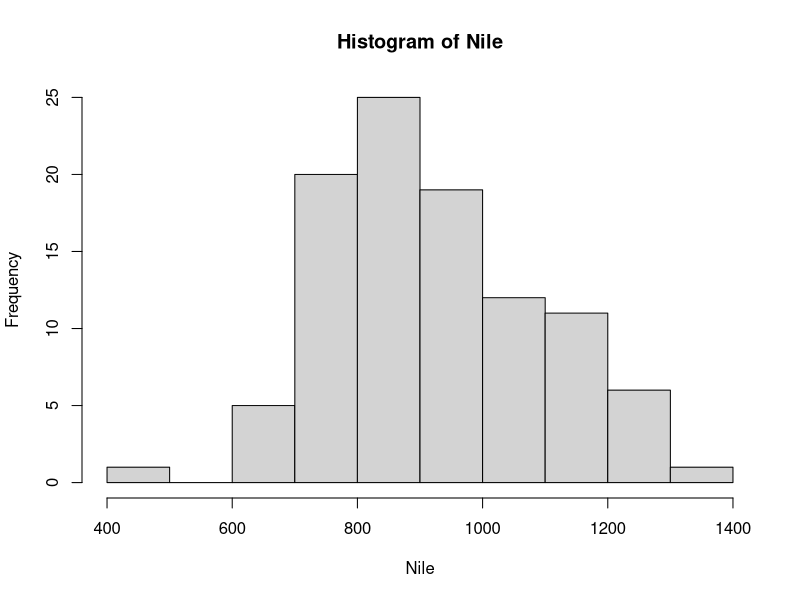
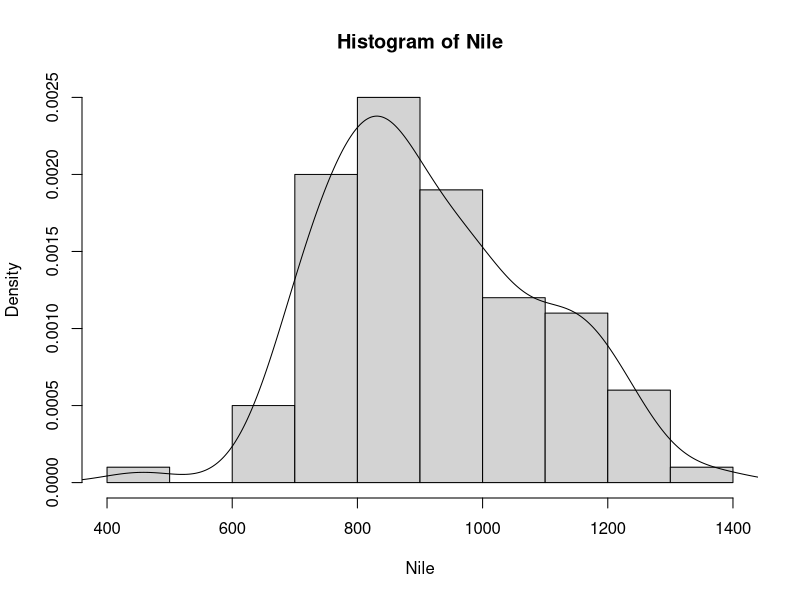
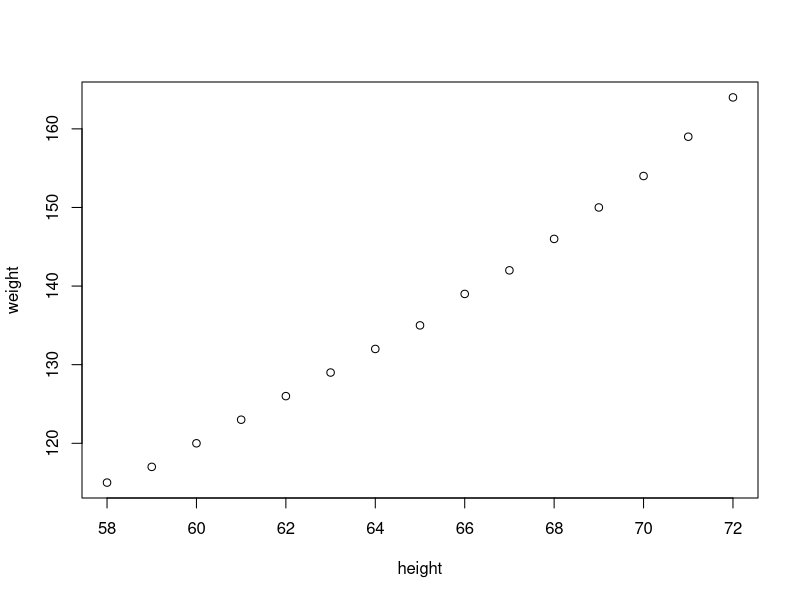
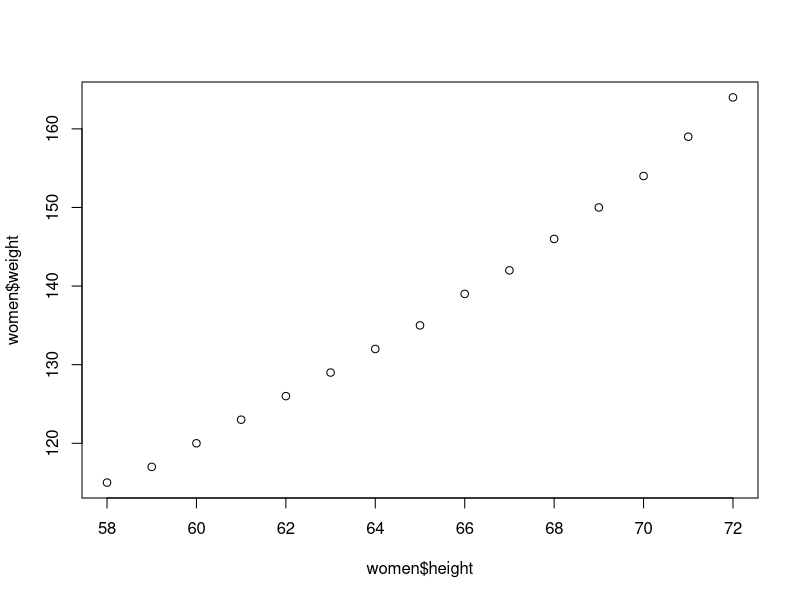

Write the R code that produced these figures, in order.
data() # R이 가지고 있는 DataSet을 보여줌

Nile

head(Nile) # 앞에 부분만 보여줌.
head(Nile, 3) # 행에 갯수 만큼도 보여줄수 있음.
hist(Nile) # Histgram을 보여줌.
hist(Nile, freq = F) # freq = F로 하면 밀도로 보여줌.
lines(density(Nile)) # 선 그래프를 그려줌.

help("mean") # 도움말 보기.
? mean

args(max) # 함수 상세정보

example(seq) # 등차수열
seq(1, 9, by = 2)
example(mean) # 예를 들어서 사용할 수 있음.
x <- c(0:10, 50)
x
mean(x) 
c(xm, mean(x, trim = 0.10)) # trim : 제외하고 함.

women
str(women) # str : 구조 확인 할 수 있음.
? women
mode(women)
class(women)

plot(women)
plot(women$height, women$weight) # 기본적으로 축이름이 나타나지만 $하면 축 이름을 설정할 수 있음.


